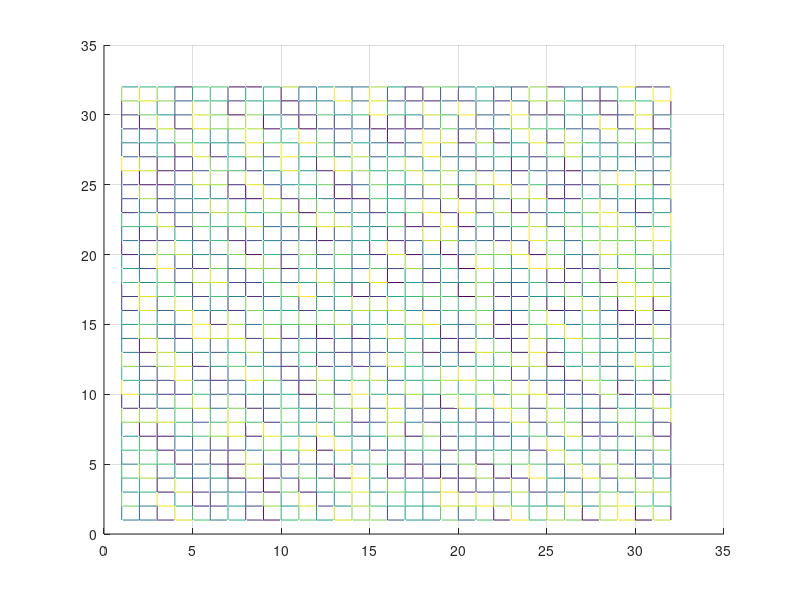

The MATLAB script that drew this image:
%% \textrm{Free energy functional, G}
% \frac{G}{{N}_{v}} = \Big\int = {f}_{0}(c) + \kappa|\nabla C|^2 dv
% \textrm{where} ${f}_{0}(c) = A{c}^{2}{(1-c)}^{2}$
% \textrm{where c is a conserved order parameter}

%% \textrm{The evolution equation is given by}
% 
% $$\frac{\delta c}{\delta t} = M (\nabla C)^2 \Bigg( \frac{\delta
% \frac{G}{{N}_{v}} }{\delta c} \Bigg)$$
%                             = M (\nabla C)^2 \Bigg[\frac{\diffp
%                             {f}_{0}}{\diffp {C}} - 2\kappa{\nabla}^{2} C \Bigg]
% \frac{\diffp C}{\diffp t} = M {\nabla}^{2} g(c) - 2\kappa M{\nabla}^{4} C
% where \Big( \frac{\delta \frac{G}{{N}_{v}} }{\delta c} \Big) = \mu
% 

% Finally 
%\frac{{\tilde{c}}^{t} - M \times ({k}_{x}^{2}+{k}_{y}^{2}) \times \Delta t\times \tilde{g}}{1 + 2\kappa M {({k}_{x}^{2}+{k}_{y}^{2})}^{2} \times \Delta t} 
%
%%
Nx=32;
Ny=32;
%Introduce noise
more off
for i=1:Nx
    for j=1:Ny
        c(i,j)=0.5+0.1*(0.5-rand()); 
        %rand() will give a value between 0 and 1.
    end
end

mesh(c); 
% To generate a 3D plot. The z-axis is for the noise, i.e., about 0.5.
view(2)
pause(0) % A brief pause and then introduce new figure
dt=0.5; % Time descretization
halfNx=Nx/2; %To implement the periodic boundary conditions (PBC)
halfNy=Ny/2;
delkx=2*pi/Nx;
delky=2*pi/Ny;

A=1.0;
M=1.0;
kappa=1.0;

for m=1:10
for n=1:7 %Time loop: For every 7 time steps the inner loop will plot. 
          %The complete operation will be repeated 70 times
g=2.*A.*c.*(1-c).*(1-2*c);
%fft(2): 2D Fourier Transform
ghat=fft2(g);
chat=fft2(c);
 for i=1:Nx
     if((i-1)<halfNx)
      kx=(i-1)*delkx;
     end
      if((i-1)>halfNx)
         kx=(i-1-Nx)*delkx;
         end
 end   
 %Implementation of the PBCs
  for j=1:Ny
            if((j-1)<halfNy)
                ky=(j-1)*delky;
            end
            if((j-1)>halfNy)
                ky=(j-1-Ny)*delky;
            end
   end   
            ke=kx^2+ky^2;
            kf=ke^2;
  %To evolve the system and observe coarsening. After some time there will
  %be phase separation.
            chat(i,j)=(chat(i,j)-dt*ke*M*ghat(i,j))/(1+2*M*kappa*kf*dt);
  %Real space
            c=real(ifft2(chat));
   end
    mesh(c);
    view(2);
    pause(0);
end